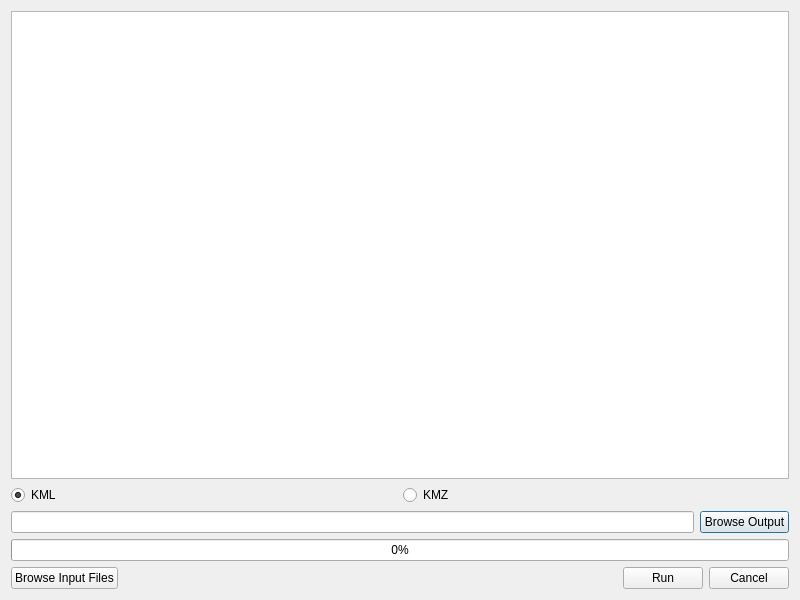
<?xml version="1.0" encoding="UTF-8"?>
<ui version="4.0">
  <class>Export2KMLDialog</class>
  <widget class="QDialog" name="Export2KMLDialog">
    <property name="geometry">
      <rect>
        <x>0</x>
        <y>0</y>
        <width>800</width>
        <height>600</height>
      </rect>
    </property>
    <property name="windowTitle">
      <string>Export 2KML</string>
    </property>
    <layout class="QVBoxLayout" name="verticalLayout">
      <!-- Table of layers -->
      <item>
        <widget class="QTableWidget" name="tableLayers">
          <property name="columnCount">
            <number>0</number>
          </property>
          <property name="rowCount">
            <number>0</number>
          </property>
        </widget>
      </item>
      <!-- KML/KMZ radio buttons -->
      <item>
        <layout class="QHBoxLayout" name="horizontalLayoutFormat">
          <item>
            <widget class="QRadioButton" name="radioKML">
              <property name="text">
                <string>KML</string>
              </property>
              <property name="checked">
                <bool>true</bool>
              </property>
            </widget>
          </item>
          <item>
            <widget class="QRadioButton" name="radioKMZ">
              <property name="text">
                <string>KMZ</string>
              </property>
            </widget>
          </item>
        </layout>
      </item>
      <!-- Output path with browse button -->
      <item>
        <layout class="QHBoxLayout" name="horizontalLayoutOutput">
          <item>
            <widget class="QLineEdit" name="editOutput"/>
          </item>
          <item>
            <widget class="QPushButton" name="btnSelectOutput">
              <property name="text">
                <string>Browse Output</string>
              </property>
            </widget>
          </item>
        </layout>
      </item>
      <!-- Progress Bar (hidden by default) -->
      <item>
        <widget class="QProgressBar" name="progressBar">
          <property name="minimum">
            <number>0</number>
          </property>
          <property name="maximum">
            <number>100</number>
          </property>
          <property name="value">
            <number>0</number>
          </property>
          <property name="visible">
            <bool>false</bool>
          </property>
          <property name="textVisible">
            <bool>true</bool>
          </property>
        </widget>
      </item>
      <!-- Bottom buttons: Browse Input, Run, Cancel -->
      <item>
        <layout class="QHBoxLayout" name="horizontalLayoutButtons">
          <item>
            <widget class="QPushButton" name="btnBrowseFiles">
              <property name="text">
                <string>Browse Input Files</string>
              </property>
            </widget>
          </item>
          <item>
            <spacer name="horizontalSpacer">
              <property name="orientation">
                <enum>Qt::Horizontal</enum>
              </property>
              <property name="sizeType">
                <enum>QSizePolicy::Expanding</enum>
              </property>
              <property name="sizeHint">
                <size>
                  <width>40</width>
                  <height>20</height>
                </size>
              </property>
            </spacer>
          </item>
          <item>
            <widget class="QPushButton" name="btnRun">
              <property name="text">
                <string>Run</string>
              </property>
            </widget>
          </item>
          <item>
            <widget class="QPushButton" name="btnCancel">
              <property name="text">
                <string>Cancel</string>
              </property>
            </widget>
          </item>
        </layout>
      </item>
    </layout>
  </widget>
  <resources/>
  <connections/>
</ui>
